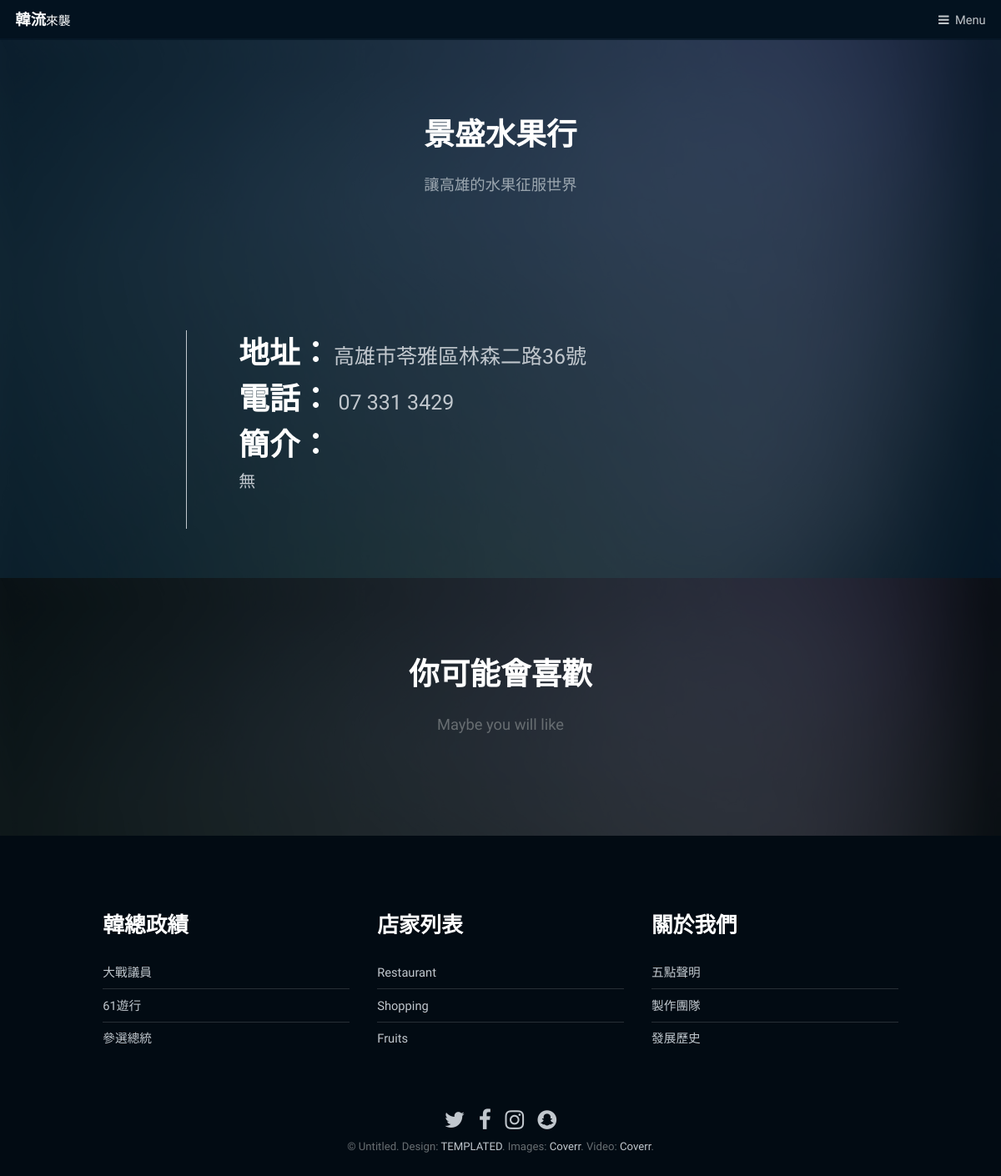
The app's page /index/shops/3/ with its own data.
### index/models.py (models this page shows, shortened)
class Store(models.Model):
    store_name = models.CharField(max_length=100)
    store_introduction=models.TextField(default='')
    store_image=models.ImageField(upload_to='images',null=True,blank=True,width_field="store_image_width", height_field="store_image_height")
    store_image_width = models.IntegerField(default=0)
    store_image_height = models.IntegerField(default=0)
    store_address = models.TextField(default='')
    store_phone= models.CharField(max_length=13)
    store_opening_time = models.TextField(default='')
    introduction_createtime=models.DateTimeField('date published')
    account = models.ForeignKey(Users,on_delete=models.CASCADE)
    class Meta:
        ordering=['-introduction_createtime']

### index/views.py (the view)
# urls.py: url(r'^shops/(?P<pk>[0-9]+)/$',views.StoreView.as_view(),name='store'),
class StoreView(generic.DetailView):
    model=Store
    template_name ='final-web/store.html'
    def get_queryset(self):
        return Store.objects.all()

### index/templates/final-web/store.html (shortened to what this page needs)
<!DOCTYPE HTML>
<html>
	<head>
		{% load static%}
		<link rel="stylesheet" href={% static "assets/css/store.css" %} />
		<link rel="stylesheet" href={% static "assets/css/main.css" %} />
	</head>
	<body class="subpage">
			<header id="header">
				<h1><a href="{% url 'index:index' %}">韓流<span>來襲</span></a></h1>
				<a href="#menu">Menu</a>
			</header>
			<div id="main">
				<section class="wrapper style1">
					<div class="inner">
						<header class="align-center">
							<h2>{{ store.store_name }}</h2>
							<p>讓高雄的水果征服世界</p>
						</header>
						<div class="storeimg">
							<div class="information">
									<div class="infor_text">
										<ul style="list-style:none;">
											<li>
												<h2>地址：</h2>
												<span>{{ store.store_address }}</span>
											</li>
											<li>
												<h2>電話： </h2>
												<span>{{ store.store_phone}}</span>
											</li>
											<li>
												<h2>簡介：</h2>
												<p style="font-size: 20px">
												{{ store.store_introduction }}
												</p>
											</li>
										</ul>
									</div>
								</div>
						</div>
					</div>
				</section>
				<section class="wrapper ">
					<div class="inner">
						<header class="align-center">
							<h2>你可能會喜歡</h2>
							<p>Maybe you will like </p>
						</header>
					</div>
				</section>
			</div>
			<footer id="footer">
				<div class="inner">
					<div class="flex flex-3">
						<div class="col">
							<h3>韓總政績</h3>
							<ul class="alt">
								<li><a href="{% url 'index:fight' %}">大戰議員</a></li>
								<li><a href="#">61遊行</a></li>
								<li><a href="#">參選總統</a></li>
							</ul>
						</div>
						<div class="col">
							<h3>店家列表</h3>
							<ul class="alt">
								<li><a href="#">Restaurant</a></li>
								<li><a href="#">Shopping</a></li>
								<li><a href="#">Fruits</a></li>
							</ul>
						</div>
						<div class="col">
							<h3>關於我們</h3>
							<ul class="alt">
								<li><a href="{% url 'index:statement' %}">五點聲明</a></li>
								<li><a href="#">製作團隊</a></li>
								<li><a href="#">發展歷史</a></li>
							</ul>
						</div>
					</div>
				</div>
				<div class="copyright">
					<ul class="icons">
						<li><a href="#" class="icon fa-twitter"><span class="label">Twitter</span></a></li>
						<li><a href="https://www.facebook.com/groups/1133954320050424/" class="icon fa-facebook"><span class="label">Facebook</span></a></li>
						<li><a href="https://www.instagram.com/vegetable.han/?hl=zh-tw" class="icon fa-instagram"><span class="label">Instagram</span></a></li>
						<li><a href="#" class="icon fa-snapchat"><span class="label">Snapchat</span></a></li>
					</ul>
					&copy; Untitled. Design: <a href="https://templated.co">TEMPLATED</a>. Images: <a href="https://unsplash.com">Coverr</a>. Video: <a href="https://coverr.co">Coverr</a>.
				</div>
			</footer>
			{% load static %}
	</body>
</html>

### index/static/assets/css/store.css (style rules this page uses)
.storeimg { display:inline-block; width: 100%; margin-top :100px; }
.information { height: auto; width: 570px; margin-left: 100px; border-left: solid 1px; padding-left: 40px; display:inline-block; }
.information .infor_text h2 { display: inline; }
.information span { font-size:25px; }

### records on screen
Store: store_name "景盛水果行", store_address "高雄市苓雅區林森二路36號", store_phone "07 331 3429", store_introduction "無"
